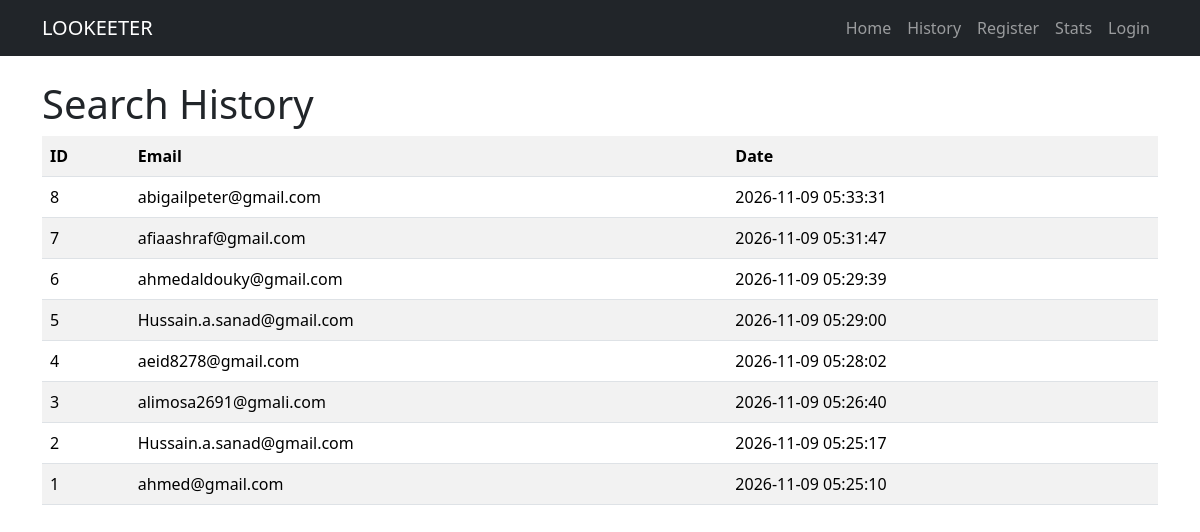
The app's page /history with its own data.
### tables this page shows
CREATE TABLE searches (
            id INTEGER PRIMARY KEY AUTOINCREMENT,
            email TEXT,
            search_date DATETIME DEFAULT CURRENT_TIMESTAMP
        );

### app.py (the view)
@app.route('/history')
def history():
    conn = sqlite3.connect("database.db")
    cursor = conn.cursor()
    cursor.execute("""
        SELECT * FROM searches
        ORDER BY id DESC
    """)
    searches = cursor.fetchall()
    conn.close()
    return render_template(
        'history.html',
        searches=searches
    )

### templates/history.html (shortened to what this page needs)
<!DOCTYPE html>
<html>
<head>
<link href="https://cdn.jsdelivr.net/npm/bootstrap@5.3.3/dist/css/bootstrap.min.css" rel="stylesheet">
</head>
<body>
<nav class="navbar navbar-expand-lg navbar-dark bg-dark">
    <div class="container">
        <a class="navbar-brand" href="/">
            LOOKEETER
        </a>
        <div class="navbar-nav ms-auto">
            <a class="nav-link" href="/">
                Home
            </a>
            <a class="nav-link" href="/history">
                History
            </a>
            <a class="nav-link" href="/register">
                Register
            </a>
            <a class="nav-link" href="/stats">
                Stats
            </a>
            <a class="nav-link" href="/login">
                Login
            </a>
        </div>
    </div>
</nav>
<div class="container mt-4">
<h1>Search History</h1>
<table class="table table-striped">
<tr>
<th>ID</th>
<th>Email</th>
<th>Date</th>
</tr>
{% for row in searches %}
<tr>
<td>{{ row[0] }}</td>
<td>{{ row[1] }}</td>
<td>{{ row[2] }}</td>
</tr>
{% endfor %}
</table>
</div>
</body>
</html>

### records on screen
searches: id "8", email "abigailpeter@gmail.com", search_date "2026-11-09 05:33:31"
searches: id "7", email "afiaashraf@gmail.com", search_date "2026-11-09 05:31:47"
searches: id "6", email "ahmedaldouky@gmail.com", search_date "2026-11-09 05:29:39"
searches: id "5", email "Hussain.a.sanad@gmail.com", search_date "2026-11-09 05:29:00"
searches: id "4", email "aeid8278@gmail.com", search_date "2026-11-09 05:28:02"
searches: id "3", email "alimosa2691@gmali.com", search_date "2026-11-09 05:26:40"
searches: id "2", email "Hussain.a.sanad@gmail.com", search_date "2026-11-09 05:25:17"
searches: id "1", email "ahmed@gmail.com", search_date "2026-11-09 05:25:10"
